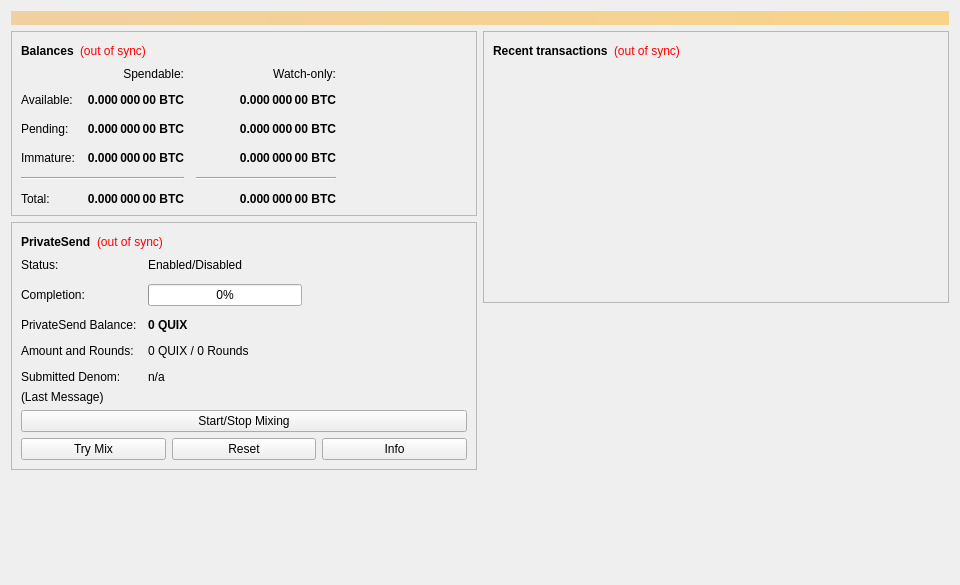
<?xml version="1.0" encoding="UTF-8"?>
<ui version="4.0">
 <class>OverviewPage</class>
 <widget class="QWidget" name="OverviewPage">
  <property name="geometry">
   <rect>
    <x>0</x>
    <y>0</y>
    <width>960</width>
    <height>585</height>
   </rect>
  </property>
  <property name="minimumSize">
   <size>
    <width>960</width>
    <height>0</height>
   </size>
  </property>
  <property name="windowTitle">
   <string>Form</string>
  </property>
  <layout class="QVBoxLayout" name="topLayout">
   <item>
    <widget class="QLabel" name="labelAlerts">
     <property name="visible">
      <bool>false</bool>
     </property>
     <property name="styleSheet">
      <string notr="true">background-color: qlineargradient(x1: 0, y1: 0, x2: 1, y2: 0, stop:0 #F0D0A0, stop:1 #F8D488); color:#000000;</string>
     </property>
     <property name="wordWrap">
      <bool>true</bool>
     </property>
     <property name="margin">
      <number>3</number>
     </property>
    </widget>
   </item>
   <item>
    <layout class="QHBoxLayout" name="horizontalLayout" stretch="1,1">
     <item>
      <layout class="QVBoxLayout" name="verticalLayout_2">
       <item>
        <widget class="QFrame" name="frame">
         <property name="frameShape">
          <enum>QFrame::StyledPanel</enum>
         </property>
         <property name="frameShadow">
          <enum>QFrame::Raised</enum>
         </property>
         <layout class="QVBoxLayout" name="verticalLayout_4">
          <item>
           <layout class="QHBoxLayout" name="horizontalLayout_4">
            <item>
             <widget class="QLabel" name="label_5">
              <property name="font">
               <font>
                <weight>75</weight>
                <bold>true</bold>
               </font>
              </property>
              <property name="text">
               <string>Balances</string>
              </property>
             </widget>
            </item>
            <item>
             <widget class="QLabel" name="labelWalletStatus">
              <property name="toolTip">
               <string>The displayed information may be out of date. Your wallet automatically synchronizes with the QUIX network after a connection is established, but this process has not completed yet.</string>
              </property>
              <property name="styleSheet">
               <string notr="true">QLabel { color: red; }</string>
              </property>
              <property name="text">
               <string notr="true">(out of sync)</string>
              </property>
              <property name="alignment">
               <set>Qt::AlignLeading|Qt::AlignLeft|Qt::AlignVCenter</set>
              </property>
             </widget>
            </item>
            <item>
             <spacer name="horizontalSpacer_3">
              <property name="orientation">
               <enum>Qt::Horizontal</enum>
              </property>
              <property name="sizeHint" stdset="0">
               <size>
                <width>40</width>
                <height>20</height>
               </size>
              </property>
             </spacer>
            </item>
           </layout>
          </item>
          <item>
           <layout class="QGridLayout" name="gridLayout">
            <property name="spacing">
             <number>12</number>
            </property>
            <item row="2" column="2">
             <widget class="QLabel" name="labelWatchPending">
              <property name="font">
               <font>
                <weight>75</weight>
                <bold>true</bold>
               </font>
              </property>
              <property name="cursor">
               <cursorShape>IBeamCursor</cursorShape>
              </property>
              <property name="toolTip">
               <string>Unconfirmed transactions to watch-only addresses</string>
              </property>
              <property name="text">
               <string notr="true">0.000 000 00 BTC</string>
              </property>
              <property name="alignment">
               <set>Qt::AlignRight|Qt::AlignTrailing|Qt::AlignVCenter</set>
              </property>
              <property name="textInteractionFlags">
               <set>Qt::LinksAccessibleByMouse|Qt::TextSelectableByKeyboard|Qt::TextSelectableByMouse</set>
              </property>
             </widget>
            </item>
            <item row="2" column="1">
             <widget class="QLabel" name="labelUnconfirmed">
              <property name="font">
               <font>
                <weight>75</weight>
                <bold>true</bold>
               </font>
              </property>
              <property name="cursor">
               <cursorShape>IBeamCursor</cursorShape>
              </property>
              <property name="toolTip">
               <string>Total of transactions that have yet to be confirmed, and do not yet count toward the spendable balance</string>
              </property>
              <property name="text">
               <string notr="true">0.000 000 00 BTC</string>
              </property>
              <property name="alignment">
               <set>Qt::AlignRight|Qt::AlignTrailing|Qt::AlignVCenter</set>
              </property>
              <property name="textInteractionFlags">
               <set>Qt::LinksAccessibleByMouse|Qt::TextSelectableByKeyboard|Qt::TextSelectableByMouse</set>
              </property>
             </widget>
            </item>
            <item row="3" column="2">
             <widget class="QLabel" name="labelWatchImmature">
              <property name="font">
               <font>
                <weight>75</weight>
                <bold>true</bold>
               </font>
              </property>
              <property name="cursor">
               <cursorShape>IBeamCursor</cursorShape>
              </property>
              <property name="toolTip">
               <string>Mined balance in watch-only addresses that has not yet matured</string>
              </property>
              <property name="text">
               <string notr="true">0.000 000 00 BTC</string>
              </property>
              <property name="alignment">
               <set>Qt::AlignRight|Qt::AlignTrailing|Qt::AlignVCenter</set>
              </property>
              <property name="textInteractionFlags">
               <set>Qt::LinksAccessibleByMouse|Qt::TextSelectableByKeyboard|Qt::TextSelectableByMouse</set>
              </property>
             </widget>
            </item>
            <item row="4" column="0" colspan="2">
             <widget class="Line" name="lineSpendableBalance">
              <property name="orientation">
               <enum>Qt::Horizontal</enum>
              </property>
             </widget>
            </item>
            <item row="4" column="2">
             <widget class="Line" name="lineWatchBalance">
              <property name="sizePolicy">
               <sizepolicy hsizetype="Preferred" vsizetype="Fixed">
                <horstretch>0</horstretch>
                <verstretch>0</verstretch>
               </sizepolicy>
              </property>
              <property name="minimumSize">
               <size>
                <width>140</width>
                <height>0</height>
               </size>
              </property>
              <property name="orientation">
               <enum>Qt::Horizontal</enum>
              </property>
             </widget>
            </item>
            <item row="5" column="0">
             <widget class="QLabel" name="labelTotalText">
              <property name="text">
               <string>Total:</string>
              </property>
             </widget>
            </item>
            <item row="3" column="1">
             <widget class="QLabel" name="labelImmature">
              <property name="font">
               <font>
                <weight>75</weight>
                <bold>true</bold>
               </font>
              </property>
              <property name="cursor">
               <cursorShape>IBeamCursor</cursorShape>
              </property>
              <property name="toolTip">
               <string>Mined balance that has not yet matured</string>
              </property>
              <property name="text">
               <string notr="true">0.000 000 00 BTC</string>
              </property>
              <property name="alignment">
               <set>Qt::AlignRight|Qt::AlignTrailing|Qt::AlignVCenter</set>
              </property>
              <property name="textInteractionFlags">
               <set>Qt::LinksAccessibleByMouse|Qt::TextSelectableByKeyboard|Qt::TextSelectableByMouse</set>
              </property>
             </widget>
            </item>
            <item row="2" column="3">
             <spacer name="horizontalSpacer_2">
              <property name="orientation">
               <enum>Qt::Horizontal</enum>
              </property>
              <property name="sizeHint" stdset="0">
               <size>
                <width>40</width>
                <height>20</height>
               </size>
              </property>
             </spacer>
            </item>
            <item row="3" column="0">
             <widget class="QLabel" name="labelImmatureText">
              <property name="text">
               <string>Immature:</string>
              </property>
             </widget>
            </item>
            <item row="5" column="1">
             <widget class="QLabel" name="labelTotal">
              <property name="font">
               <font>
                <weight>75</weight>
                <bold>true</bold>
               </font>
              </property>
              <property name="cursor">
               <cursorShape>IBeamCursor</cursorShape>
              </property>
              <property name="toolTip">
               <string>Your current total balance</string>
              </property>
              <property name="text">
               <string notr="true">0.000 000 00 BTC</string>
              </property>
              <property name="alignment">
               <set>Qt::AlignRight|Qt::AlignTrailing|Qt::AlignVCenter</set>
              </property>
              <property name="textInteractionFlags">
               <set>Qt::LinksAccessibleByMouse|Qt::TextSelectableByKeyboard|Qt::TextSelectableByMouse</set>
              </property>
             </widget>
            </item>
            <item row="5" column="2">
             <widget class="QLabel" name="labelWatchTotal">
              <property name="font">
               <font>
                <weight>75</weight>
                <bold>true</bold>
               </font>
              </property>
              <property name="cursor">
               <cursorShape>IBeamCursor</cursorShape>
              </property>
              <property name="toolTip">
               <string>Current total balance in watch-only addresses</string>
              </property>
              <property name="text">
               <string notr="true">0.000 000 00 BTC</string>
              </property>
              <property name="alignment">
               <set>Qt::AlignRight|Qt::AlignTrailing|Qt::AlignVCenter</set>
              </property>
              <property name="textInteractionFlags">
               <set>Qt::LinksAccessibleByMouse|Qt::TextSelectableByKeyboard|Qt::TextSelectableByMouse</set>
              </property>
             </widget>
            </item>
            <item row="0" column="2">
             <widget class="QLabel" name="labelWatchonly">
              <property name="text">
               <string>Watch-only:</string>
              </property>
              <property name="alignment">
               <set>Qt::AlignRight|Qt::AlignTrailing|Qt::AlignVCenter</set>
              </property>
             </widget>
            </item>
            <item row="1" column="0">
             <widget class="QLabel" name="labelBalanceText">
              <property name="text">
               <string>Available:</string>
              </property>
             </widget>
            </item>
            <item row="1" column="1">
             <widget class="QLabel" name="labelBalance">
              <property name="font">
               <font>
                <weight>75</weight>
                <bold>true</bold>
               </font>
              </property>
              <property name="cursor">
               <cursorShape>IBeamCursor</cursorShape>
              </property>
              <property name="toolTip">
               <string>Your current spendable balance</string>
              </property>
              <property name="text">
               <string notr="true">0.000 000 00 BTC</string>
              </property>
              <property name="alignment">
               <set>Qt::AlignRight|Qt::AlignTrailing|Qt::AlignVCenter</set>
              </property>
              <property name="textInteractionFlags">
               <set>Qt::LinksAccessibleByMouse|Qt::TextSelectableByKeyboard|Qt::TextSelectableByMouse</set>
              </property>
             </widget>
            </item>
            <item row="1" column="2">
             <widget class="QLabel" name="labelWatchAvailable">
              <property name="font">
               <font>
                <weight>75</weight>
                <bold>true</bold>
               </font>
              </property>
              <property name="cursor">
               <cursorShape>IBeamCursor</cursorShape>
              </property>
              <property name="toolTip">
               <string>Your current balance in watch-only addresses</string>
              </property>
              <property name="text">
               <string notr="true">0.000 000 00 BTC</string>
              </property>
              <property name="alignment">
               <set>Qt::AlignRight|Qt::AlignTrailing|Qt::AlignVCenter</set>
              </property>
              <property name="textInteractionFlags">
               <set>Qt::LinksAccessibleByMouse|Qt::TextSelectableByKeyboard|Qt::TextSelectableByMouse</set>
              </property>
             </widget>
            </item>
            <item row="2" column="0">
             <widget class="QLabel" name="labelPendingText">
              <property name="text">
               <string>Pending:</string>
              </property>
             </widget>
            </item>
            <item row="0" column="1">
             <widget class="QLabel" name="labelSpendable">
              <property name="text">
               <string>Spendable:</string>
              </property>
              <property name="alignment">
               <set>Qt::AlignRight|Qt::AlignTrailing|Qt::AlignVCenter</set>
              </property>
             </widget>
            </item>
           </layout>
          </item>
         </layout>
        </widget>
       </item>
       <item>
        <widget class="QFrame" name="framePrivateSend">
         <property name="layoutDirection">
          <enum>Qt::LeftToRight</enum>
         </property>
         <property name="frameShape">
          <enum>QFrame::StyledPanel</enum>
         </property>
         <property name="frameShadow">
          <enum>QFrame::Raised</enum>
         </property>
         <layout class="QVBoxLayout" name="VerticalLayout_PS1">
          <item>
           <layout class="QHBoxLayout" name="horizontalLayout_5">
            <item>
             <widget class="QLabel" name="labelPrivateSendHeader">
              <property name="font">
               <font>
                <weight>75</weight>
                <bold>true</bold>
               </font>
              </property>
              <property name="text">
               <string>PrivateSend</string>
              </property>
             </widget>
            </item>
            <item>
             <widget class="QLabel" name="labelPrivateSendSyncStatus">
              <property name="toolTip">
               <string>The displayed information may be out of date. Your wallet automatically synchronizes with the QUIX network after a connection is established, but this process has not completed yet.</string>
              </property>
              <property name="styleSheet">
               <string notr="true">QLabel { color: red; }</string>
              </property>
              <property name="text">
               <string notr="true">(out of sync)</string>
              </property>
              <property name="alignment">
               <set>Qt::AlignLeading|Qt::AlignLeft|Qt::AlignVCenter</set>
              </property>
             </widget>
            </item>
            <item>
             <spacer name="horizontalSpacer_4">
              <property name="orientation">
               <enum>Qt::Horizontal</enum>
              </property>
              <property name="sizeHint" stdset="0">
               <size>
                <width>40</width>
                <height>20</height>
               </size>
              </property>
             </spacer>
            </item>
           </layout>
          </item>
          <item>
           <layout class="QFormLayout" name="privateSendFormLayout">
            <property name="fieldGrowthPolicy">
             <enum>QFormLayout::AllNonFixedFieldsGrow</enum>
            </property>
            <property name="horizontalSpacing">
             <number>11</number>
            </property>
            <property name="verticalSpacing">
             <number>12</number>
            </property>
            <item row="0" column="0">
             <widget class="QLabel" name="labelPrivateSendEnabledText">
              <property name="text">
               <string>Status:</string>
              </property>
             </widget>
            </item>
            <item row="0" column="1">
             <widget class="QLabel" name="labelPrivateSendEnabled">
              <property name="text">
               <string>Enabled/Disabled</string>
              </property>
             </widget>
            </item>
            <item row="1" column="0">
             <widget class="QLabel" name="labelCompletitionText">
              <property name="text">
               <string>Completion:</string>
              </property>
             </widget>
            </item>
            <item row="1" column="1">
             <widget class="QProgressBar" name="privateSendProgress">
              <property name="maximumSize">
               <size>
                <width>154</width>
                <height>16777215</height>
               </size>
              </property>
              <property name="value">
               <number>0</number>
              </property>
             </widget>
            </item>
            <item row="2" column="0">
             <widget class="QLabel" name="labelAnonymizedText">
              <property name="text">
               <string>PrivateSend Balance:</string>
              </property>
             </widget>
            </item>
            <item row="2" column="1">
             <widget class="QLabel" name="labelAnonymized">
              <property name="font">
               <font>
                <weight>75</weight>
                <bold>true</bold>
               </font>
              </property>
              <property name="text">
               <string notr="true">0 QUIX</string>
              </property>
             </widget>
            </item>
            <item row="3" column="0">
             <widget class="QLabel" name="labelAmountAndRoundsText">
              <property name="text">
               <string>Amount and Rounds:</string>
              </property>
             </widget>
            </item>
            <item row="3" column="1">
             <widget class="QLabel" name="labelAmountRounds">
              <property name="text">
               <string>0 QUIX / 0 Rounds</string>
              </property>
             </widget>
            </item>
            <item row="4" column="0">
             <widget class="QLabel" name="labelSubmittedDenomText">
              <property name="text">
               <string>Submitted Denom:</string>
              </property>
             </widget>
            </item>
            <item row="4" column="1">
             <widget class="QLabel" name="labelSubmittedDenom">
              <property name="toolTip">
               <string>The denominations you submitted to the Masternode.&lt;br&gt;To mix, other users must submit the exact same denominations.</string>
              </property>
              <property name="text">
               <string>n/a</string>
              </property>
             </widget>
            </item>
           </layout>
          </item>
          <item>
           <layout class="QVBoxLayout" name="VerticalLayout_PS">
            <item>
             <widget class="QLabel" name="labelPrivateSendLastMessage">
              <property name="text">
               <string>(Last Message)</string>
              </property>
              <property name="alignment">
               <set>Qt::AlignLeading|Qt::AlignLeft|Qt::AlignTop</set>
              </property>
              <property name="wordWrap">
               <bool>true</bool>
              </property>
             </widget>
            </item>
            <item>
             <widget class="QPushButton" name="togglePrivateSend">
              <property name="sizePolicy">
               <sizepolicy hsizetype="MinimumExpanding" vsizetype="Fixed">
                <horstretch>0</horstretch>
                <verstretch>0</verstretch>
               </sizepolicy>
              </property>
              <property name="text">
               <string>Start/Stop Mixing</string>
              </property>
             </widget>
            </item>
            <item>
             <layout class="QHBoxLayout" name="horizontalLayout_debugbuttons">
              <item>
               <widget class="QPushButton" name="privateSendAuto">
                <property name="sizePolicy">
                 <sizepolicy hsizetype="MinimumExpanding" vsizetype="Fixed">
                  <horstretch>0</horstretch>
                  <verstretch>0</verstretch>
                 </sizepolicy>
                </property>
                <property name="toolTip">
                 <string>Try to manually submit a PrivateSend request.</string>
                </property>
                <property name="text">
                 <string>Try Mix</string>
                </property>
               </widget>
              </item>
              <item>
               <widget class="QPushButton" name="privateSendReset">
                <property name="sizePolicy">
                 <sizepolicy hsizetype="MinimumExpanding" vsizetype="Fixed">
                  <horstretch>0</horstretch>
                  <verstretch>0</verstretch>
                 </sizepolicy>
                </property>
                <property name="toolTip">
                 <string>Reset the current status of PrivateSend (can interrupt PrivateSend if it's in the process of Mixing, which can cost you money!)</string>
                </property>
                <property name="autoFillBackground">
                 <bool>false</bool>
                </property>
                <property name="text">
                 <string>Reset</string>
                </property>
               </widget>
              </item>
              <item>
               <widget class="QPushButton" name="privateSendInfo">
                <property name="sizePolicy">
                 <sizepolicy hsizetype="MinimumExpanding" vsizetype="Fixed">
                  <horstretch>0</horstretch>
                  <verstretch>0</verstretch>
                 </sizepolicy>
                </property>
                <property name="toolTip">
                 <string>Information about PrivateSend and Mixing</string>
                </property>
                <property name="text">
                 <string>Info</string>
                </property>
               </widget>
              </item>
             </layout>
            </item>
           </layout>
          </item>
         </layout>
        </widget>
       </item>
       <item>
        <spacer name="verticalSpacer">
         <property name="orientation">
          <enum>Qt::Vertical</enum>
         </property>
         <property name="sizeHint" stdset="0">
          <size>
           <width>20</width>
           <height>40</height>
          </size>
         </property>
        </spacer>
       </item>
      </layout>
     </item>
     <item>
      <layout class="QVBoxLayout" name="verticalLayout_3">
       <item>
        <widget class="QFrame" name="frame_2">
         <property name="frameShape">
          <enum>QFrame::StyledPanel</enum>
         </property>
         <property name="frameShadow">
          <enum>QFrame::Raised</enum>
         </property>
         <layout class="QVBoxLayout" name="verticalLayout">
          <item>
           <layout class="QHBoxLayout" name="horizontalLayout_2">
            <item>
             <widget class="QLabel" name="label_4">
              <property name="font">
               <font>
                <weight>75</weight>
                <bold>true</bold>
               </font>
              </property>
              <property name="text">
               <string>Recent transactions</string>
              </property>
             </widget>
            </item>
            <item>
             <widget class="QLabel" name="labelTransactionsStatus">
              <property name="toolTip">
               <string>The displayed information may be out of date. Your wallet automatically synchronizes with the QUIX network after a connection is established, but this process has not completed yet.</string>
              </property>
              <property name="styleSheet">
               <string notr="true">QLabel { color: red; }</string>
              </property>
              <property name="text">
               <string notr="true">(out of sync)</string>
              </property>
              <property name="alignment">
               <set>Qt::AlignLeading|Qt::AlignLeft|Qt::AlignVCenter</set>
              </property>
             </widget>
            </item>
            <item>
             <spacer name="horizontalSpacer">
              <property name="orientation">
               <enum>Qt::Horizontal</enum>
              </property>
              <property name="sizeHint" stdset="0">
               <size>
                <width>40</width>
                <height>20</height>
               </size>
              </property>
             </spacer>
            </item>
           </layout>
          </item>
          <item>
           <widget class="QListView" name="listTransactions">
            <property name="styleSheet">
             <string notr="true">QListView { background: transparent; }</string>
            </property>
            <property name="frameShape">
             <enum>QFrame::NoFrame</enum>
            </property>
            <property name="verticalScrollBarPolicy">
             <enum>Qt::ScrollBarAlwaysOff</enum>
            </property>
            <property name="horizontalScrollBarPolicy">
             <enum>Qt::ScrollBarAlwaysOff</enum>
            </property>
            <property name="selectionMode">
             <enum>QAbstractItemView::NoSelection</enum>
            </property>
           </widget>
          </item>
         </layout>
        </widget>
       </item>
       <item>
        <spacer name="verticalSpacer_2">
         <property name="orientation">
          <enum>Qt::Vertical</enum>
         </property>
         <property name="sizeHint" stdset="0">
          <size>
           <width>20</width>
           <height>40</height>
          </size>
         </property>
        </spacer>
       </item>
      </layout>
     </item>
    </layout>
   </item>
  </layout>
 </widget>
 <resources/>
 <connections/>
</ui>
